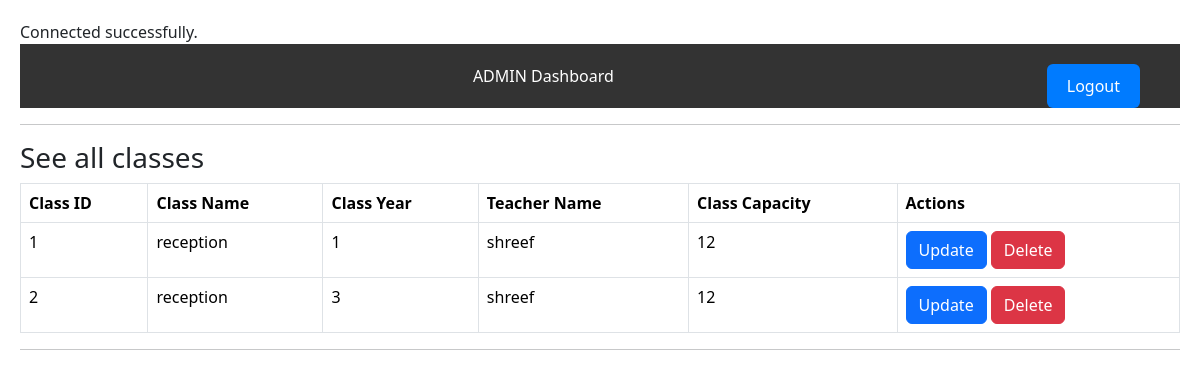
Page /php/viewclass.php on the committed database.
### tables this page shows
CREATE TABLE `Classes` (
  `ClassID` int UNSIGNED NOT NULL,
  `TeacherID` int UNSIGNED DEFAULT NULL,
  `ClassName` varchar(50) NOT NULL,
  `ClassYear` int NOT NULL,
  `ClassStrength` int NOT NULL
);

CREATE TABLE `Teacher` (
  `id` int UNSIGNED NOT NULL,
  `Name` varchar(38) DEFAULT NULL,
  `Subject` varchar(38) DEFAULT NULL,
  `Image` varchar(38) DEFAULT NULL
);

### php/viewclass.php (the view, shortened to what this page needs)
<?php
$servername = "localhost";
$username = "root";
$password = "password";
$dbname = "RISHTON";
$link = new mysqli($servername, $username, $password, $dbname);
?>
<!DOCTYPE html>
<html lang="en">
<head>
    <link rel="stylesheet" type="text/css" href="css/admin.css">
    <link rel="stylesheet" type="text/css" href="css/student.css">
    <link href="https://cdn.jsdelivr.net/npm/bootstrap@5.3.3/dist/css/bootstrap.min.css" rel="stylesheet">
</head>
<body>
    <header class="header">
        <a href="#" id="toggle-nav">ADMIN Dashboard</a>
        <div class="logout">
            <a href="logout.php" class="btn btn-primary">Logout</a>
        </div>
    </header>
    <hr>
    <h3>See all classes</h3>
    <table class="table table-bordered">
        <thead>
            <tr>
                <th>Class ID</th>
                <th>Class Name</th>
                <th>Class Year</th>
                <th>Teacher Name</th>
                <th>Class Capacity</th>
                <th>Actions</th>
            </tr>
        </thead>
        <tbody>
            <?php
            $sql = "
                SELECT Classes.ClassID, Classes.ClassName, Classes.ClassYear, Classes.ClassStrength as ClassCapacity, Teacher.Name as TeacherName
                FROM Classes
                JOIN Teacher ON Classes.TeacherID = Teacher.id
            ";
            $result = mysqli_query($link, $sql);
            while ($row = $result->fetch_assoc()) {
                echo "
                <tr>
                    <td>{$row['ClassID']}</td>
                    <td>{$row['ClassName']}</td>
                    <td>{$row['ClassYear']}</td>
                    <td>{$row['TeacherName']}</td>
                    <td>{$row['ClassCapacity']}</td>
                    <td>
                        <a href='updateclass.php?ClassID={$row['ClassID']}' class='btn btn-primary'>Update</a>
                        <a href='deleteclass.php?ClassID={$row['ClassID']}' class='btn btn-danger' onclick='return confirm(\"Are you sure to delete this class?\");'>Delete</a>
                    </td>
                </tr>";
            }
            ?>
        </tbody>
    </table>
    <hr>
</body>
</html>

### php/css/admin.css (style rules this page uses)
* { margin: 0; padding: 0; box-sizing: border-box; }
body { font-family: Arial, sans-serif; background-color: #f0f0f0; }
.header { background-color: #333; color: #fff; padding: 20px; text-align: center; }
.header a { color: #fff; text-decoration: none; }
.logout { float: right; margin-right: 20px; }
.logout a { background-color: #007bff; color: #fff; border: none; padding: 10px 20px; font-size: 16px; cursor: pointer; }

### php/css/student.css (style rules this page uses)
table { width: 100%; border-collapse: collapse; margin-bottom: 20px; }
th, td { padding: 10px; text-align: left; border: 1px solid #ddd; }
th { background-color: #f0f0f0; font-weight: bold; }
body { font-family: Arial, sans-serif; line-height: 1.6; background-color: #f9f9f9; padding: 20px; color: #333; }

### rows in the picture
classes: ClassID "1", ClassName "reception", ClassYear "1", TeacherID.Name "shreef", ClassStrength "12"
classes: ClassID "2", ClassName "reception", ClassYear "3", TeacherID.Name "shreef", ClassStrength "12"
